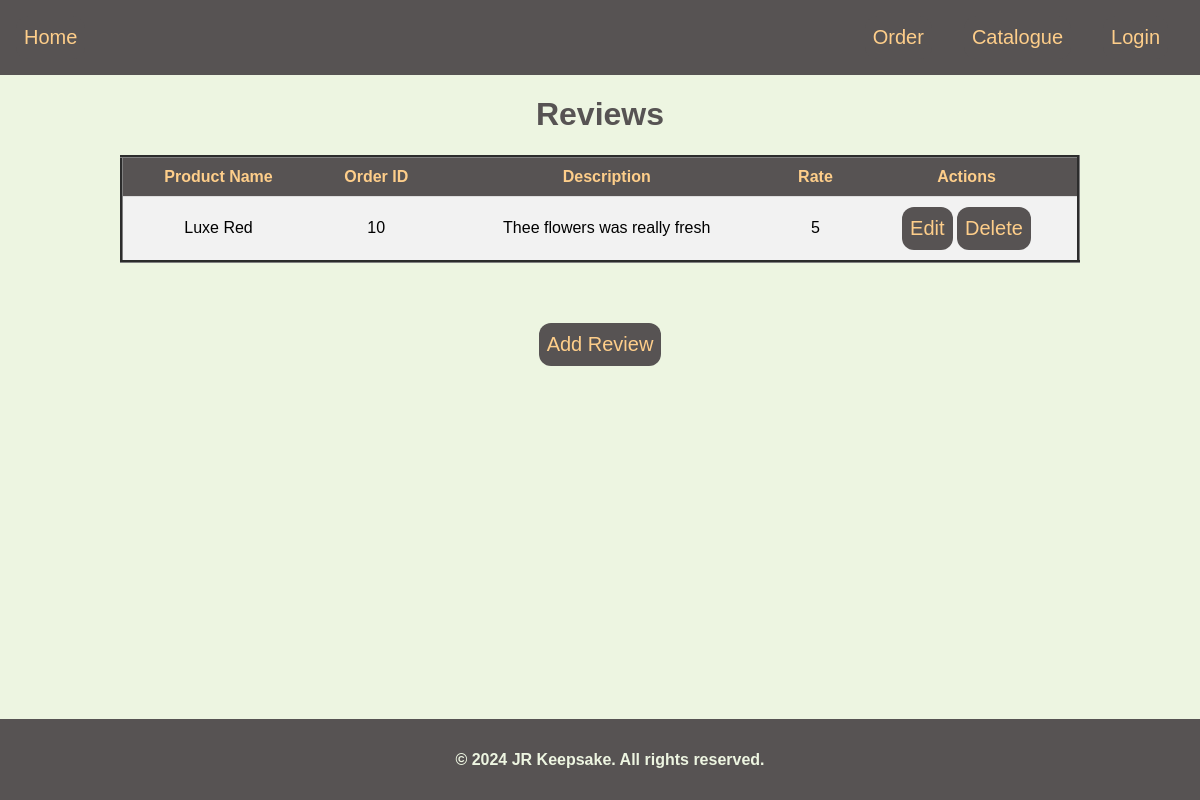
/JR_Keepsake/reviews/, run on the app's committed database.
### Keepsake/models.py (models this page shows)
class Review (models.Model):
    Product_Name = models.ForeignKey(Product, on_delete=models.CASCADE)
    Order_ID = models.ForeignKey(Order, on_delete=models.CASCADE)
    Description = models.TextField()
    Rate = models.IntegerField()

class Product (models.Model):
    Product_Name = models.CharField(max_length = 20, primary_key = True)
    Product_Desc = models.TextField()
    Category = models.CharField(max_length = 15)
    Price = models.FloatField()
    Stock = models.IntegerField()

class Order (models.Model):
    Order_ID = models.AutoField(primary_key = True)
    Product_Name = models.ForeignKey(Product, on_delete=models.CASCADE)
    User_Name = models.ForeignKey(Customer, on_delete=models.CASCADE)
    Quantity = models.IntegerField()
    Total_Price = models.FloatField()
    Order_Date = models.DateField(default=timezone.now)
    Shipping_Address = models.TextField()

### Keepsake/views.py (the view)
# urls.py: path('reviews/', views.review_list, name='review_list'),
def review_list(request):
    user_name = request.session.get('user_name')
    reviews = Review.objects.all()
    return render(request, 'review_list.html', {'reviews': reviews, 'user_name': user_name})

### Keepsake/templates/review_list.html (shortened to what this page needs)
{% load static %}
<!DOCTYPE html>
<html lang="en">
<head>
</head>
<body>
    <header>
        <a href="/JR_Keepsake/">Home</a>
        <ul>
            <li><a href="{% url 'AllOrder' %}">Order</a></li>
            <li><a href="{% url 'Catalogue' %}">Catalogue</a></li>
            {% if user_name %}
                <li class="dropdown">
                    <a href="#" class="dropbtn" >{{user_name}}</a>
                    <div class="dropdown-content">
                        <a href="{% url 'UpdateProfile' %}">Update Profile</a>
                        <a href="{% url 'DeleteProfile' %}">Delete Account</a>
                        <a href="{% url 'Logout' %}">Logout</a>
                    </div>
                </li>
            {% else %}
                <li><a href="Login">Login</a></li>
            {% endif %}
        </ul>
    </header>
    <h1>Reviews</h1>
    <table>
        <tr>
            <th>Product Name</th>
            <th>Order ID</th>
            <th>Description</th>
            <th>Rate</th>
            <th>Actions</th>
        </tr>
        {% for review in reviews %}
        <tr>
            <td>{{ review.Product_Name.Product_Name }}</td>
            <td>{{ review.Order_ID.Order_ID }}</td>
            <td>{{ review.Description }}</td>
            <td>{{ review.Rate }}</td>
            <td>
                <a href="{% url 'update_review' review.id %}">Edit</a>
                <a href="{% url 'delete_review' review.id %}">Delete</a>
            </td>
        </tr>
        {% endfor %}
    </table>
    <center><a style="margin-top: 5%;" href="{% url 'create_review' %} ">Add Review</a></center>
    <footer>
        <h4>&copy; 2024 JR Keepsake. All rights reserved.</h4>
    </footer>
</body>
</html>

### Keepsake/templates/review_list.html (style rules this page uses)
header { background-color: #575353; display: flex; justify-content: space-between; align-items: center; padding: 1em; }
body { margin: 0; padding: 0; background-color: #EDF5E1; font-family: Verdana, sans-serif; }
footer { margin-top: 5%; background-color: #575353; color: #EDF5E1; padding: 10px; text-align: center; bottom: 0; width: 100%; position: fixed; }
a, span { text-decoration: none; color: #FECE8A; display: flex; align-items: center; font-size: 20px; }
a:link, a:visited { background-color: #575353; color: #FECE8A; padding: 10px 8px; text-align: center; text-decoration: none; display: inline-block; border-radius: 12px; }
ul { display: flex; list-style: none; padding: 0; margin: 0; }
li { margin: 0 1em; }
table { width: 80%; margin: auto; border-collapse: collapse; margin-top: 20px; border-style: groove; }
th, td { padding: 10px; text-align: center; border-bottom: 1px solid #ddd; }
th { background-color: #575353; color: #FECE8A; }
tr:nth-child(even) { background-color: #f2f2f2; }
h1 { text-align: center; color: #575353; }

### data on the page
Review: Product_Name.Product_Name "Luxe Red", Order_ID.Order_ID "10", Description "Thee flowers was really fresh", Rate "5"
